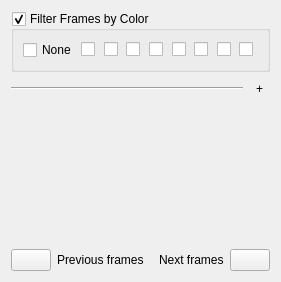
<?xml version="1.0" encoding="UTF-8"?>
<ui version="4.0">
 <class>OnionSkinsDocker</class>
 <widget class="QWidget" name="OnionSkinsDocker">
  <property name="geometry">
   <rect>
    <x>0</x>
    <y>0</y>
    <width>281</width>
    <height>282</height>
   </rect>
  </property>
  <property name="windowTitle">
   <string>Onion skin options</string>
  </property>
  <layout class="QVBoxLayout" name="verticalLayout">
   <item>
    <layout class="QVBoxLayout" name="slidersLayout">
     <property name="spacing">
      <number>0</number>
     </property>
    </layout>
   </item>
   <item>
    <widget class="QGroupBox" name="colorFilterGroupbox">
     <property name="sizePolicy">
      <sizepolicy hsizetype="Preferred" vsizetype="Fixed">
       <horstretch>0</horstretch>
       <verstretch>0</verstretch>
      </sizepolicy>
     </property>
     <property name="title">
      <string>Filter Frames by Color</string>
     </property>
     <property name="checkable">
      <bool>true</bool>
     </property>
     <layout class="QHBoxLayout" name="horizontalLayout_3">
      <property name="spacing">
       <number>4</number>
      </property>
      <item>
       <widget class="QCheckBox" name="colorFilter0_checkbox">
        <property name="minimumSize">
         <size>
          <width>0</width>
          <height>0</height>
         </size>
        </property>
        <property name="text">
         <string>None</string>
        </property>
        <property name="iconSize">
         <size>
          <width>16</width>
          <height>16</height>
         </size>
        </property>
       </widget>
      </item>
      <item>
       <widget class="QCheckBox" name="colorFilter1_checkbox">
        <property name="text">
         <string/>
        </property>
       </widget>
      </item>
      <item>
       <widget class="QCheckBox" name="colorFilter2_checkbox">
        <property name="text">
         <string/>
        </property>
       </widget>
      </item>
      <item>
       <widget class="QCheckBox" name="colorFilter3_checkbox">
        <property name="text">
         <string/>
        </property>
       </widget>
      </item>
      <item>
       <widget class="QCheckBox" name="colorFilter4_checkbox">
        <property name="text">
         <string/>
        </property>
       </widget>
      </item>
      <item>
       <widget class="QCheckBox" name="colorFilter5_checkbox">
        <property name="text">
         <string/>
        </property>
       </widget>
      </item>
      <item>
       <widget class="QCheckBox" name="colorFilter6_checkbox">
        <property name="text">
         <string/>
        </property>
       </widget>
      </item>
      <item>
       <widget class="QCheckBox" name="colorFilter7_checkbox">
        <property name="text">
         <string/>
        </property>
       </widget>
      </item>
      <item>
       <widget class="QCheckBox" name="colorFilter8_checkbox">
        <property name="text">
         <string/>
        </property>
       </widget>
      </item>
     </layout>
    </widget>
   </item>
   <item>
    <layout class="QVBoxLayout" name="buttonsLayout">
     <property name="spacing">
      <number>6</number>
     </property>
     <item>
      <layout class="QHBoxLayout" name="hideShowButtonlayout">
       <item>
        <widget class="Line" name="line">
         <property name="orientation">
          <enum>Qt::Horizontal</enum>
         </property>
        </widget>
       </item>
       <item>
        <widget class="QToolButton" name="btnShowHide">
         <property name="text">
          <string>+</string>
         </property>
         <property name="checkable">
          <bool>true</bool>
         </property>
         <property name="checked">
          <bool>false</bool>
         </property>
         <property name="autoRaise">
          <bool>true</bool>
         </property>
        </widget>
       </item>
      </layout>
     </item>
     <item>
      <widget class="KisDoubleSliderSpinBox" name="doubleTintFactor" native="true">
       <property name="minimumSize">
        <size>
         <width>50</width>
         <height>0</height>
        </size>
       </property>
      </widget>
     </item>
     <item>
      <layout class="QHBoxLayout" name="horizontalLayout_2">
       <item>
        <widget class="KisColorButton" name="btnBackwardColor">
         <property name="text">
          <string/>
         </property>
        </widget>
       </item>
       <item>
        <widget class="QLabel" name="lblPrevColor">
         <property name="text">
          <string>Previous frames</string>
         </property>
        </widget>
       </item>
       <item>
        <spacer name="horizontalSpacer">
         <property name="orientation">
          <enum>Qt::Horizontal</enum>
         </property>
         <property name="sizeHint" stdset="0">
          <size>
           <width>13</width>
           <height>13</height>
          </size>
         </property>
        </spacer>
       </item>
       <item>
        <widget class="QLabel" name="lblNextColor">
         <property name="text">
          <string>Next frames</string>
         </property>
        </widget>
       </item>
       <item>
        <widget class="KisColorButton" name="btnForwardColor">
         <property name="text">
          <string/>
         </property>
        </widget>
       </item>
      </layout>
     </item>
    </layout>
   </item>
  </layout>
 </widget>
 <customwidgets>
  <customwidget>
   <class>KisDoubleSliderSpinBox</class>
   <extends>QWidget</extends>
   <header>kis_slider_spin_box.h</header>
   <container>1</container>
  </customwidget>
  <customwidget>
   <class>KisColorButton</class>
   <extends>QPushButton</extends>
   <header>kis_color_button.h</header>
  </customwidget>
 </customwidgets>
 <resources/>
 <connections/>
</ui>
